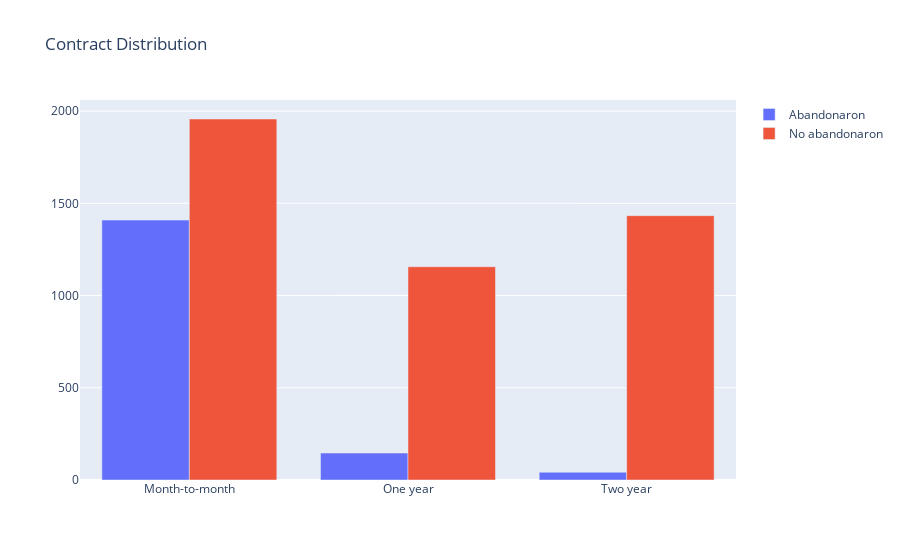

This figure's notebook cell:
### Markdown cell above
### Por otro lado el tipo de contrato tiene peso en cuanto al tiempo en que una cliente permanece con el servicio, incluso se puede hacer una relación entre el metodo de pago, si la persona adquiere el servicio mes a mes y adicionalmente paga con el método Electronic check habrá una probabilidad de abandono del servicio, sin embargo si la persona adquiere un tipo de contrado a mayor tiempo, por ejemplo a dos años y con pago por medio de tarjeta de crédito de forma automática esto generará una mayor conformidad por parte del cliente

### Code cell
grafica_de_barras("Churn","Contract")

### Figure 1 — Plotly figure (JSON) as saved in the notebook; plotly's stock layout.template omitted (floating-point values rounded to 4 significant figures)
{"data": [{"name": "Abandonaron", "type": "bar", "x": ["Month-to-month", "One year", "Two year"], "y": [1409, 146, 42]}, {"name": "No abandonaron", "type": "bar", "x": ["Month-to-month", "Two year", "One year"], "y": [1957, 1433, 1156]}], "layout": {"title": {"text": "Contract Distribution"}}}
